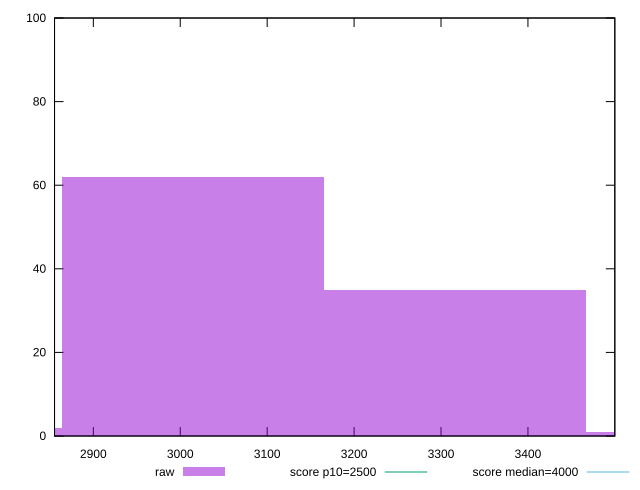

This chart was generated by the following gnuplot code:
reset

$raw <<EOF
3014.1758054010234 62
3315.5933859411257 35
3617.010966481228 1
2712.758224860921 2
EOF

set key outside below
set boxwidth 301.41758054010234
set xrange [2855.359500000001:3499.9580000000005]
set yrange [0:100]
set trange [0:100]
set style fill transparent solid 0.5 noborder

set parametric
set terminal svg size 640, 490 enhanced background rgb 'white'
set output "report_00022_2021-02-20T12:08:46.964Z/largest-contentful-paint/samples/pages+cached+noadtech+nomedia+nocss/raw/histogram.svg"

plot $raw title "raw" with boxes, \
     2500,t title "score p10=2500", \
     4000,t title "score median=4000"

reset
